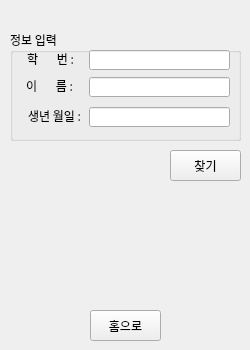
<?xml version="1.0" encoding="UTF-8"?>
<ui version="4.0">
 <class>widget</class>
 <widget class="QWidget" name="widget">
  <property name="geometry">
   <rect>
    <x>0</x>
    <y>0</y>
    <width>250</width>
    <height>350</height>
   </rect>
  </property>
  <property name="minimumSize">
   <size>
    <width>250</width>
    <height>350</height>
   </size>
  </property>
  <property name="maximumSize">
   <size>
    <width>250</width>
    <height>350</height>
   </size>
  </property>
  <property name="font">
   <font>
    <family>나눔고딕</family>
   </font>
  </property>
  <property name="windowTitle">
   <string>비밀번호 찾기</string>
  </property>
  <widget class="QPushButton" name="btnFindPw">
   <property name="geometry">
    <rect>
     <x>170</x>
     <y>150</y>
     <width>71</width>
     <height>31</height>
    </rect>
   </property>
   <property name="text">
    <string>찾기</string>
   </property>
  </widget>
  <widget class="QPushButton" name="btnPwtoHome">
   <property name="geometry">
    <rect>
     <x>90</x>
     <y>310</y>
     <width>71</width>
     <height>31</height>
    </rect>
   </property>
   <property name="text">
    <string>홈으로</string>
   </property>
  </widget>
  <widget class="QGroupBox" name="groupBox">
   <property name="geometry">
    <rect>
     <x>10</x>
     <y>30</y>
     <width>231</width>
     <height>111</height>
    </rect>
   </property>
   <property name="title">
    <string>정보 입력</string>
   </property>
   <widget class="QLabel" name="findPwstID">
    <property name="geometry">
     <rect>
      <x>17</x>
      <y>23</y>
      <width>60</width>
      <height>12</height>
     </rect>
    </property>
    <property name="text">
     <string>학       번 :  </string>
    </property>
   </widget>
   <widget class="QLineEdit" name="txtPwstID">
    <property name="geometry">
     <rect>
      <x>79</x>
      <y>20</y>
      <width>141</width>
      <height>20</height>
     </rect>
    </property>
    <property name="inputMethodHints">
     <set>Qt::ImhDigitsOnly|Qt::ImhLatinOnly</set>
    </property>
    <property name="placeholderText">
     <string/>
    </property>
   </widget>
   <widget class="QLabel" name="findPwName">
    <property name="geometry">
     <rect>
      <x>16</x>
      <y>50</y>
      <width>60</width>
      <height>12</height>
     </rect>
    </property>
    <property name="text">
     <string>이       름 : </string>
    </property>
   </widget>
   <widget class="QLineEdit" name="txtPwName">
    <property name="geometry">
     <rect>
      <x>79</x>
      <y>47</y>
      <width>141</width>
      <height>20</height>
     </rect>
    </property>
    <property name="inputMethodHints">
     <set>Qt::ImhFormattedNumbersOnly</set>
    </property>
   </widget>
   <widget class="QLineEdit" name="txtPwBirth">
    <property name="geometry">
     <rect>
      <x>79</x>
      <y>77</y>
      <width>141</width>
      <height>20</height>
     </rect>
    </property>
   </widget>
   <widget class="QLabel" name="findPwBirth">
    <property name="geometry">
     <rect>
      <x>18</x>
      <y>80</y>
      <width>60</width>
      <height>12</height>
     </rect>
    </property>
    <property name="text">
     <string>생년 월일 :</string>
    </property>
   </widget>
  </widget>
  <widget class="QLabel" name="lblPw">
   <property name="geometry">
    <rect>
     <x>20</x>
     <y>200</y>
     <width>151</width>
     <height>21</height>
    </rect>
   </property>
   <property name="text">
    <string/>
   </property>
  </widget>
  <widget class="QLabel" name="lblfindPW">
   <property name="geometry">
    <rect>
     <x>20</x>
     <y>220</y>
     <width>111</width>
     <height>21</height>
    </rect>
   </property>
   <property name="styleSheet">
    <string notr="true">color: rgb(0, 0, 255)</string>
   </property>
   <property name="text">
    <string/>
   </property>
  </widget>
  <widget class="QLabel" name="lblind">
   <property name="geometry">
    <rect>
     <x>150</x>
     <y>220</y>
     <width>51</width>
     <height>21</height>
    </rect>
   </property>
   <property name="text">
    <string/>
   </property>
  </widget>
 </widget>
 <resources/>
 <connections/>
</ui>
